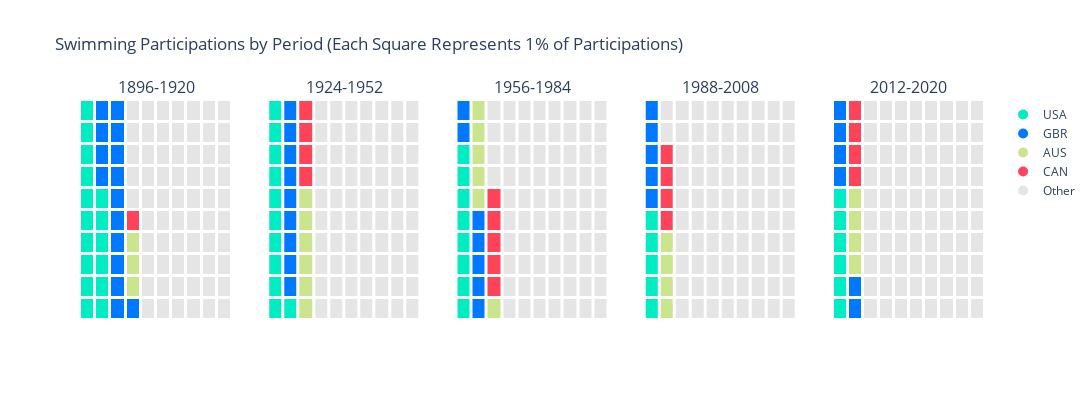

The notebook cell saved with this chart:
### Code cell
year_groups = [
    (1896, 1920),
    (1924, 1952),
    (1956, 1984),
    (1988, 2008),
    (2012, 2020)
]

df_swimming = olympics_data[olympics_data["Sport"] == "Swimming"]
total_participation_counts = df_swimming["NOC"].value_counts()

top_countries = total_participation_counts.head(3).index.tolist() + ['CAN']

color_palette = ["#00ECC2", "#0078FF", "#cbe58e", "#FF4359"]
country_colors = {country: color_palette[i] for i, country in enumerate(top_countries)}
country_colors["Other"] = "rgba(170, 170, 170, 0.3)"

fig = make_subplots(rows=1, cols=5, subplot_titles=[f"{start}-{end}" for start, end in year_groups])

for idx, (start, end) in enumerate(year_groups):
    df_period = df_swimming[(df_swimming["Year"] >= start) & (df_swimming["Year"] <= end)]
    df_grouped = df_period["NOC"].value_counts().reset_index()
    df_grouped.columns = ["Country", "Participations"]
    df_grouped["Country"] = df_grouped["Country"].apply(lambda x: x if x in top_countries else "Other")

    df_grouped = df_grouped.groupby("Country")["Participations"].sum().reset_index()

    df_grouped = df_grouped.sort_values(by="Participations", ascending=False)
    if "Other" in df_grouped["Country"].values:
        df_grouped = pd.concat([
            df_grouped[df_grouped["Country"] != "Other"],
            df_grouped[df_grouped["Country"] == "Other"]
        ])

    df_grouped["Normalized"] = (df_grouped["Participations"] / df_grouped["Participations"].sum() * 100).round().astype(int)

    while df_grouped["Normalized"].sum() > 100:
        df_grouped.loc[df_grouped["Normalized"].idxmax(), "Normalized"] -= 1
    while df_grouped["Normalized"].sum() < 100:
        df_grouped.loc[df_grouped["Normalized"].idxmax(), "Normalized"] += 1

    country_mapping = {country: i + 1 for i, country in enumerate(df_grouped["Country"])}

    flat_list = []
    for team, count in zip(df_grouped["Country"], df_grouped["Normalized"]):
        flat_list.extend([country_mapping[team]] * count)

    waffle_array = np.array(flat_list).reshape(10, 10, order="F")

    label_map = {v: k for k, v in country_mapping.items()}
    labels = np.vectorize(label_map.get)(waffle_array)

    fig.add_trace(
        go.Heatmap(
            x=np.arange(10), y=np.arange(10),
            z=waffle_array, customdata=labels,
            xgap=3, ygap=3,
            colorscale=[(i / 4, color_palette[i]) for i in range(4)] + [(1.0, "rgba(170, 170, 170, 0.3)")],
            showscale=False,
            hovertemplate="%{customdata}<extra></extra>"
        ),
        row=1, col=idx + 1
    )

legend_entries = []
for team, color in country_colors.items():
    legend_entries.append(
        go.Scatter(
            x=[None], y=[None], mode='markers',
            marker=dict(color=color, symbol='circle', size=10),
            name=team
        )
    )

fig.add_traces(legend_entries)

fig.update_layout(
    title="Swimming Participations by Period (Each Square Represents 1% of Participations)",
    width=1500, height=400,
    plot_bgcolor='rgba(0,0,0,0)',
    paper_bgcolor='rgba(0,0,0,0)',
)

for i in range(1, 6):
    fig.update_xaxes(showgrid=False, zeroline=False, showticklabels=False, row=1, col=i)
    fig.update_yaxes(showgrid=False, zeroline=False, showticklabels=False, row=1, col=i)

fig.show()

### Figure 1 — Plotly figure (JSON) as saved in the notebook; plotly's stock layout.template omitted (floating-point values rounded to 4 significant figures)
{"data": [{"colorscale": [[0, "#00ECC2"], [0.25, "#0078FF"], [0.5, "#cbe58e"], [0.75, "#FF4359"], [1, "rgba(170, 170, 170, 0.3)"]], "customdata": [["GBR", "GBR", "USA", "USA", "Other", "Other", "Other", "Other", "Other", "Other"], ["GBR", "GBR", "USA", "AUS", "Other", "Other", "Other", "Other", "Other", "Other"], ["GBR", "GBR", "USA", "AUS", "Other", "Other", "Other", "Other", "Other", "Other"], ["GBR", "GBR", "USA", "AUS", "Other", "Other", "Other", "Other", "Other", "Other"], ["GBR", "GBR", "USA", "CAN", "Other", "Other", "Other", "Other", "Other", "Other"], ["GBR", "GBR", "USA", "Other", "Other", "Other", "Other", "Other", "Other", "Other"], ["GBR", "USA", "USA", "Other", "Other", "Other", "Other", "Other", "Other", "Other"], ["GBR", "USA", "USA", "Other", "Other", "Other", "Other", "Other", "Other", "Other"], ["GBR", "USA", "USA", "Other", "Other", "Other", "Other", "Other", "Other", "Other"], ["GBR", "USA", "USA", "Other", "Other", "Other", "Other", "Other", "Other", "Other"]], "hovertemplate": "%{customdata}<extra></extra>", "showscale": false, "type": "heatmap", "x": [0, 1, 2, 3, 4, 5, 6, 7, 8, 9], "xaxis": "x", "xgap": 3, "y": [0, 1, 2, 3, 4, 5, 6, 7, 8, 9], "yaxis": "y", "ygap": 3, "z": [[1, 1, 2, 2, 5, 5, 5, 5, 5, 5], [1, 1, 2, 3, 5, 5, 5, 5, 5, 5], [1, 1, 2, 3, 5, 5, 5, 5, 5, 5], [1, 1, 2, 3, 5, 5, 5, 5, 5, 5], [1, 1, 2, 4, 5, 5, 5, 5, 5, 5], [1, 1, 2, 5, 5, 5, 5, 5, 5, 5], [1, 2, 2, 5, 5, 5, 5, 5, 5, 5], [1, 2, 2, 5, 5, 5, 5, 5, 5, 5], [1, 2, 2, 5, 5, 5, 5, 5, 5, 5], [1, 2, 2, 5, 5, 5, 5, 5, 5, 5]]}, {"colorscale": [[0, "#00ECC2"], [0.25, "#0078FF"], [0.5, "#cbe58e"], [0.75, "#FF4359"], [1, "rgba(170, 170, 170, 0.3)"]], "customdata": [["USA", "USA", "CAN", "Other", "Other", "Other", "Other", "Other", "Other", "Other"], ["USA", "GBR", "CAN", "Other", "Other", "Other", "Other", "Other", "Other", "Other"], ["USA", "GBR", "CAN", "Other", "Other", "Other", "Other", "Other", "Other", "Other"], ["USA", "GBR", "CAN", "Other", "Other", "Other", "Other", "Other", "Other", "Other"], ["USA", "GBR", "CAN", "Other", "Other", "Other", "Other", "Other", "Other", "Other"], ["USA", "GBR", "CAN", "Other", "Other", "Other", "Other", "Other", "Other", "Other"], ["USA", "GBR", "AUS", "Other", "Other", "Other", "Other", "Other", "Other", "Other"], ["USA", "GBR", "AUS", "Other", "Other", "Other", "Other", "Other", "Other", "Other"], ["USA", "GBR", "AUS", "Other", "Other", "Other", "Other", "Other", "Other", "Other"], ["USA", "GBR", "AUS", "Other", "Other", "Other", "Other", "Other", "Other", "Other"]], "hovertemplate": "%{customdata}<extra></extra>", "showscale": false, "type": "heatmap", "x": [0, 1, 2, 3, 4, 5, 6, 7, 8, 9], "xaxis": "x2", "xgap": 3, "y": [0, 1, 2, 3, 4, 5, 6, 7, 8, 9], "yaxis": "y2", "ygap": 3, "z": [[1, 1, 3, 5, 5, 5, 5, 5, 5, 5], [1, 2, 3, 5, 5, 5, 5, 5, 5, 5], [1, 2, 3, 5, 5, 5, 5, 5, 5, 5], [1, 2, 3, 5, 5, 5, 5, 5, 5, 5], [1, 2, 3, 5, 5, 5, 5, 5, 5, 5], [1, 2, 3, 5, 5, 5, 5, 5, 5, 5], [1, 2, 4, 5, 5, 5, 5, 5, 5, 5], [1, 2, 4, 5, 5, 5, 5, 5, 5, 5], [1, 2, 4, 5, 5, 5, 5, 5, 5, 5], [1, 2, 4, 5, 5, 5, 5, 5, 5, 5]]}, {"colorscale": [[0, "#00ECC2"], [0.25, "#0078FF"], [0.5, "#cbe58e"], [0.75, "#FF4359"], [1, "rgba(170, 170, 170, 0.3)"]], "customdata": [["USA", "AUS", "GBR", "Other", "Other", "Other", "Other", "Other", "Other", "Other"], ["USA", "AUS", "CAN", "Other", "Other", "Other", "Other", "Other", "Other", "Other"], ["USA", "AUS", "CAN", "Other", "Other", "Other", "Other", "Other", "Other", "Other"], ["USA", "AUS", "CAN", "Other", "Other", "Other", "Other", "Other", "Other", "Other"], ["USA", "AUS", "CAN", "Other", "Other", "Other", "Other", "Other", "Other", "Other"], ["USA", "GBR", "CAN", "Other", "Other", "Other", "Other", "Other", "Other", "Other"], ["USA", "GBR", "Other", "Other", "Other", "Other", "Other", "Other", "Other", "Other"], ["USA", "GBR", "Other", "Other", "Other", "Other", "Other", "Other", "Other", "Other"], ["AUS", "GBR", "Other", "Other", "Other", "Other", "Other", "Other", "Other", "Other"], ["AUS", "GBR", "Other", "Other", "Other", "Other", "Other", "Other", "Other", "Other"]], "hovertemplate": "%{customdata}<extra></extra>", "showscale": false, "type": "heatmap", "x": [0, 1, 2, 3, 4, 5, 6, 7, 8, 9], "xaxis": "x3", "xgap": 3, "y": [0, 1, 2, 3, 4, 5, 6, 7, 8, 9], "yaxis": "y3", "ygap": 3, "z": [[1, 2, 3, 5, 5, 5, 5, 5, 5, 5], [1, 2, 4, 5, 5, 5, 5, 5, 5, 5], [1, 2, 4, 5, 5, 5, 5, 5, 5, 5], [1, 2, 4, 5, 5, 5, 5, 5, 5, 5], [1, 2, 4, 5, 5, 5, 5, 5, 5, 5], [1, 3, 4, 5, 5, 5, 5, 5, 5, 5], [1, 3, 5, 5, 5, 5, 5, 5, 5, 5], [1, 3, 5, 5, 5, 5, 5, 5, 5, 5], [2, 3, 5, 5, 5, 5, 5, 5, 5, 5], [2, 3, 5, 5, 5, 5, 5, 5, 5, 5]]}, {"colorscale": [[0, "#00ECC2"], [0.25, "#0078FF"], [0.5, "#cbe58e"], [0.75, "#FF4359"], [1, "rgba(170, 170, 170, 0.3)"]], "customdata": [["USA", "GBR", "Other", "Other", "Other", "Other", "Other", "Other", "Other", "Other"], ["USA", "GBR", "Other", "Other", "Other", "Other", "Other", "Other", "Other", "Other"], ["USA", "GBR", "Other", "Other", "Other", "Other", "Other", "Other", "Other", "Other"], ["USA", "GBR", "Other", "Other", "Other", "Other", "Other", "Other", "Other", "Other"], ["USA", "CAN", "Other", "Other", "Other", "Other", "Other", "Other", "Other", "Other"], ["AUS", "CAN", "Other", "Other", "Other", "Other", "Other", "Other", "Other", "Other"], ["AUS", "CAN", "Other", "Other", "Other", "Other", "Other", "Other", "Other", "Other"], ["AUS", "CAN", "Other", "Other", "Other", "Other", "Other", "Other", "Other", "Other"], ["AUS", "Other", "Other", "Other", "Other", "Other", "Other", "Other", "Other", "Other"], ["AUS", "Other", "Other", "Other", "Other", "Other", "Other", "Other", "Other", "Other"]], "hovertemplate": "%{customdata}<extra></extra>", "showscale": false, "type": "heatmap", "x": [0, 1, 2, 3, 4, 5, 6, 7, 8, 9], "xaxis": "x4", "xgap": 3, "y": [0, 1, 2, 3, 4, 5, 6, 7, 8, 9], "yaxis": "y4", "ygap": 3, "z": [[1, 3, 5, 5, 5, 5, 5, 5, 5, 5], [1, 3, 5, 5, 5, 5, 5, 5, 5, 5], [1, 3, 5, 5, 5, 5, 5, 5, 5, 5], [1, 3, 5, 5, 5, 5, 5, 5, 5, 5], [1, 4, 5, 5, 5, 5, 5, 5, 5, 5], [2, 4, 5, 5, 5, 5, 5, 5, 5, 5], [2, 4, 5, 5, 5, 5, 5, 5, 5, 5], [2, 4, 5, 5, 5, 5, 5, 5, 5, 5], [2, 5, 5, 5, 5, 5, 5, 5, 5, 5], [2, 5, 5, 5, 5, 5, 5, 5, 5, 5]]}, {"colorscale": [[0, "#00ECC2"], [0.25, "#0078FF"], [0.5, "#cbe58e"], [0.75, "#FF4359"], [1, "rgba(170, 170, 170, 0.3)"]], "customdata": [["USA", "AUS", "Other", "Other", "Other", "Other", "Other", "Other", "Other", "Other"], ["USA", "AUS", "Other", "Other", "Other", "Other", "Other", "Other", "Other", "Other"], ["USA", "GBR", "Other", "Other", "Other", "Other", "Other", "Other", "Other", "Other"], ["USA", "GBR", "Other", "Other", "Other", "Other", "Other", "Other", "Other", "Other"], ["USA", "GBR", "Other", "Other", "Other", "Other", "Other", "Other", "Other", "Other"], ["USA", "GBR", "Other", "Other", "Other", "Other", "Other", "Other", "Other", "Other"], ["AUS", "CAN", "Other", "Other", "Other", "Other", "Other", "Other", "Other", "Other"], ["AUS", "CAN", "Other", "Other", "Other", "Other", "Other", "Other", "Other", "Other"], ["AUS", "CAN", "Other", "Other", "Other", "Other", "Other", "Other", "Other", "Other"], ["AUS", "CAN", "Other", "Other", "Other", "Other", "Other", "Other", "Other", "Other"]], "hovertemplate": "%{customdata}<extra></extra>", "showscale": false, "type": "heatmap", "x": [0, 1, 2, 3, 4, 5, 6, 7, 8, 9], "xaxis": "x5", "xgap": 3, "y": [0, 1, 2, 3, 4, 5, 6, 7, 8, 9], "yaxis": "y5", "ygap": 3, "z": [[1, 2, 5, 5, 5, 5, 5, 5, 5, 5], [1, 2, 5, 5, 5, 5, 5, 5, 5, 5], [1, 3, 5, 5, 5, 5, 5, 5, 5, 5], [1, 3, 5, 5, 5, 5, 5, 5, 5, 5], [1, 3, 5, 5, 5, 5, 5, 5, 5, 5], [1, 3, 5, 5, 5, 5, 5, 5, 5, 5], [2, 4, 5, 5, 5, 5, 5, 5, 5, 5], [2, 4, 5, 5, 5, 5, 5, 5, 5, 5], [2, 4, 5, 5, 5, 5, 5, 5, 5, 5], [2, 4, 5, 5, 5, 5, 5, 5, 5, 5]]}, {"marker": {"color": "#00ECC2", "size": 10, "symbol": "circle"}, "mode": "markers", "name": "USA", "type": "scatter", "x": [null], "y": [null]}, {"marker": {"color": "#0078FF", "size": 10, "symbol": "circle"}, "mode": "markers", "name": "GBR", "type": "scatter", "x": [null], "y": [null]}, {"marker": {"color": "#cbe58e", "size": 10, "symbol": "circle"}, "mode": "markers", "name": "AUS", "type": "scatter", "x": [null], "y": [null]}, {"marker": {"color": "#FF4359", "size": 10, "symbol": "circle"}, "mode": "markers", "name": "CAN", "type": "scatter", "x": [null], "y": [null]}, {"marker": {"color": "rgba(170, 170, 170, 0.3)", "size": 10, "symbol": "circle"}, "mode": "markers", "name": "Other", "type": "scatter", "x": [null], "y": [null]}], "layout": {"annotations": [{"font": {"size": 16}, "showarrow": false, "text": "1896-1920", "x": 0.084, "xanchor": "center", "xref": "paper", "y": 1, "yanchor": "bottom", "yref": "paper"}, {"font": {"size": 16}, "showarrow": false, "text": "1924-1952", "x": 0.292, "xanchor": "center", "xref": "paper", "y": 1, "yanchor": "bottom", "yref": "paper"}, {"font": {"size": 16}, "showarrow": false, "text": "1956-1984", "x": 0.5, "xanchor": "center", "xref": "paper", "y": 1, "yanchor": "bottom", "yref": "paper"}, {"font": {"size": 16}, "showarrow": false, "text": "1988-2008", "x": 0.708, "xanchor": "center", "xref": "paper", "y": 1, "yanchor": "bottom", "yref": "paper"}, {"font": {"size": 16}, "showarrow": false, "text": "2012-2020", "x": 0.916, "xanchor": "center", "xref": "paper", "y": 1, "yanchor": "bottom", "yref": "paper"}], "height": 400, "paper_bgcolor": "rgba(0,0,0,0)", "plot_bgcolor": "rgba(0,0,0,0)", "title": {"text": "Swimming Participations by Period (Each Square Represents 1% of Participations)"}, "width": 1500, "xaxis": {"anchor": "y", "domain": [0, 0.168], "showgrid": false, "showticklabels": false, "zeroline": false}, "xaxis2": {"anchor": "y2", "domain": [0.208, 0.376], "showgrid": false, "showticklabels": false, "zeroline": false}, "xaxis3": {"anchor": "y3", "domain": [0.416, 0.584], "showgrid": false, "showticklabels": false, "zeroline": false}, "xaxis4": {"anchor": "y4", "domain": [0.624, 0.792], "showgrid": false, "showticklabels": false, "zeroline": false}, "xaxis5": {"anchor": "y5", "domain": [0.832, 1], "showgrid": false, "showticklabels": false, "zeroline": false}, "yaxis": {"anchor": "x", "domain": [0, 1], "showgrid": false, "showticklabels": false, "zeroline": false}, "yaxis2": {"anchor": "x2", "domain": [0, 1], "showgrid": false, "showticklabels": false, "zeroline": false}, "yaxis3": {"anchor": "x3", "domain": [0, 1], "showgrid": false, "showticklabels": false, "zeroline": false}, "yaxis4": {"anchor": "x4", "domain": [0, 1], "showgrid": false, "showticklabels": false, "zeroline": false}, "yaxis5": {"anchor": "x5", "domain": [0, 1], "showgrid": false, "showticklabels": false, "zeroline": false}}}
